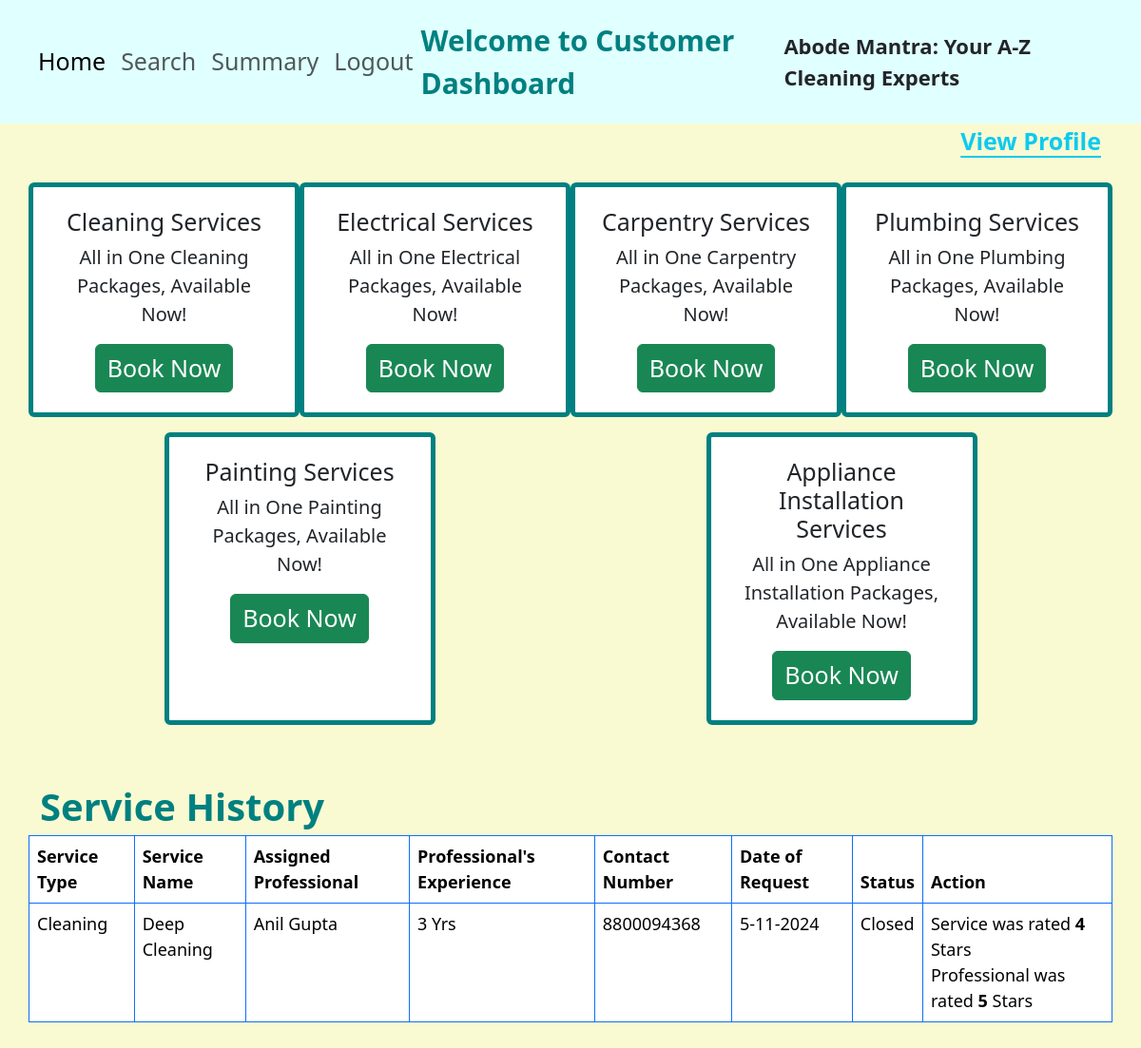
/customer/home/1, run on the app's committed database.
### application/models.py (models this page shows)
class Service(db.Model):
    __tablename__="service"
    service_id=db.Column(db.Integer, primary_key=True, autoincrement=True)
    service_type=db.Column(db.String(), nullable=False)
    service_name=db.Column(db.String(), nullable=False, unique=True)
    service_price=db.Column(db.Integer, nullable=False)
    service_duration=db.Column(db.Integer, nullable=False)
    service_desc=db.Column(db.String())
    service_req=db.Relationship('ServiceRequest',backref='sr',cascade='delete')

class Professional(db.Model):
    __tablename__="professional"
    pro_id=db.Column(db.Integer, primary_key=True, autoincrement=True)
    pro_name=db.Column(db.String(), nullable=False)
    pro_contact_no=db.Column(db.Integer)
    pro_email=db.Column(db.String(), nullable=False, unique=True)
    pro_password=db.Column(db.String(), nullable=False)
    pro_service_type=db.Column(db.String(), nullable=False)
    pro_exp=db.Column(db.Integer, nullable=False)
    pro_pincode=db.Column(db.Integer, nullable=False)
    pro_status=db.Column(db.String())
    serv_req_pro=db.Relationship('ServiceRequest',backref='srp')

class ServiceRequest(db.Model):
    __tablename__="servicerequest"
    sr_id=db.Column(db.Integer, primary_key=True, autoincrement=True)
    service_id=db.Column(db.Integer, db.ForeignKey('service.service_id'))
    customer_id=db.Column(db.Integer, db.ForeignKey('customer.customer_id'))
    pro_id=db.Column(db.Integer, db.ForeignKey('professional.pro_id'))
    date_of_req=db.Column(db.String(), nullable=False)
    date_of_comp=db.Column(db.String())
    service_status=db.Column(db.String(), nullable=False)
    service_remarks=db.Column(db.String())
    service_rating=db.Column(db.Integer)
    pro_rating=db.Column(db.Integer)

### application/controllers.py (the view)
@app.route('/customer/home/<int:customer_id>',methods=["GET","POST"])
def customer_home(customer_id):
    if request.method=="GET":
        service_type=[]
        serv_hist_list=[]
        service=Service.query.all()
        for x in service:
            if x.service_type not in service_type:
                service_type.append(x.service_type)
        customer_data=Customer.query.filter(Customer.customer_id==customer_id).first()
        c_stat=customer_data.customer_status
        service_history=ServiceRequest.query.filter(ServiceRequest.customer_id==customer_id).all()
        for x in service_history:
            if x.srp is None:
                serv_hist_list.append([x.sr_id,x.sr.service_type,x.sr.service_name,None,None,None,x.date_of_req,x.service_status,x.service_rating,x.pro_rating])
            else:
                serv_hist_list.append([x.sr_id,x.sr.service_type,x.sr.service_name,x.srp.pro_name,x.srp.pro_exp,x.srp.pro_contact_no,x.date_of_req,x.service_status,x.service_rating,x.pro_rating])
        return render_template('home_customer.html',c_id=customer_id,c_data=customer_data,s_data=service_type,serv_hist=serv_hist_list,status=c_stat)

### templates/home_customer.html (shortened to what this page needs)
<!DOCTYPE html>
<html lang="en">
<head>
  <link rel="stylesheet" href="/static/bootstrap/css/bootstrap.min.css">
</head>
<body style="background-color:lightgoldenrodyellow">
  <nav class="navbar navbar-expand-lg col-md-12" style="background-color:lightcyan; font-size: 25px; padding: 20px;">
    <div class="container-fluid">
      <ul class="navbar-nav">
        <li class="nav-item">
          <a class="nav-link active" href="{{url_for('customer_home',customer_id=c_id)}}">Home</a>
        </li>
        {% if status=='Active' %}
          <li class="nav-item">
            <a class="nav-link" href="/customer/search/{{c_id}}">Search</a>
        {% else %}
          <li class="nav-item">
            <a class="nav-link disabled" aria-disabled="true"  href="/customer/search/{{c_id}}">Search</a>
        {% endif %}
        </li>
        {% if status=='Active' %}
        <li class="nav-item">
          <a class="nav-link" href="{{ url_for('customer_summary',customer_id=c_id)}}">Summary</a>
        {% else %}
        <li class="nav-item">
          <a class="nav-link disabled" href="{{ url_for('customer_summary',customer_id=c_id)}}">Summary</a>
        {% endif %}
        </li>
        <li class="nav-item">
          <a class="nav-link" href="/">Logout</a>
        </li>
      </ul>
      <p class="mb-0" style="color:teal; font-size:30px; font-weight:bold;">Welcome to Customer Dashboard</p>
      <p class="mb-0" style="font-size:22px; font-weight:bold;">Abode Mantra: Your A-Z Cleaning Experts</p>
    </div>
  </nav>
  <div class="container">
    <div class="row">
      {% if status=='Active' %}
        <p class="text-end"><a href="/customer/profile/{{c_data.customer_id}}"
            class="link-info link-offset-2 link-underline-opacity-100 link-underline-opacity-100-hover"
            style="font-size:25px; font-weight: bold;">View Profile</a></p>
      {% else %}
        <p class="text-end"><a href="{{url_for('customer_home',customer_id=c_id)}}"
          class="link-danger link-offset-2 link-underline-opacity-100 link-underline-opacity-100-hover"
          style="font-size:25px; font-weight: bold;">View Profile</a></p>
      {% endif %}
    </div>
    <div class="row">
      {% if status=='Active'%}
        {% for x in s_data %}
          <div class="card w-25 my-2 text-center" style="padding:5px; margin:auto; border: 5px solid teal;">
            <div class="card-body">
              <h5 class="card-title">{{x}} Services</h5>
              <p class="card-text">All in One {{x}} Packages, Available Now!</p>
              <a href="/customer/{{c_id}}/book/{{x}}"><button class="btn btn-success card-link">Book Now</button></a>
            </div>
          </div>
        {% endfor %}
      {% else %}
        <p class="display-3 text-center"> You have been Blocked by Admin </p>
        <p class="display-5 text-center">Contact Admin at kavish2k@gmail.com</p>
      {% endif %}
    </div>
    {% if status =='Active'%}
      <div class="row my-5">
        <p class="mb-0" style="color:teal; font-size:40px; font-weight:bold;">Service History</p>
        <table class="table table-hover table-bordered border-primary">
          <thead>
            <th>Service Type</th>
            <th>Service Name</th>
            <th>Assigned Professional</th>
            <th>Professional's Experience</th>
            <th>Contact Number</th>
            <th>Date of Request</th>
            <th>Status</th>
            <th>Action</th>
          </thead>
          {% for y in serv_hist %}
            <tr>
              <td>{{y[1]}}</td>
              <td>{{y[2]}}</td>
              <td>{{y[3]}}</td>
              {% if y[4]==None %}
                <td>{{y[4]}}</td>
              {% else %}
                <td>{{y[4]}} Yrs</td>
              {% endif %}
              <td>{{y[5]}}</td>
              <td>{{y[6]}}</td>
              {% if y[7]=='Closed' %}
                <td>Closed</td>
                <td>
                Service was rated <strong>{{y[8]}}</strong> Stars<br>
                Professional was rated <strong>{{y[9]}}</strong> Stars
                </td>
              {% elif y[7]=='Cancelled' %}
                <td>Cancelled</td>
                <td>Cancelled by Customer/Admin</td>
              {%endif%}
            </tr>
            {% endfor %}
        </table>
      </div>
    {% endif %}
  </div>
</body>
</html>

### templates/home_customer.html (style rules this page uses)
.card-link { font-size: 25px; }
.card-title { font-size: 25px; }
.card-text { font-size: 20px; }
table { font-size: 18px; }

### data on the page
Service: service_type "Cleaning"
Service: service_type "Electrical"
Service: service_type "Carpentry"
Service: service_type "Plumbing"
Service: service_type "Painting"
Service: service_type "Appliance Installation"
Service: service_type "Cleaning", service_name "Deep Cleaning"
Professional: pro_name "Anil Gupta", pro_contact_no "8800094368"
ServiceRequest: date_of_req "5-11-2024"

### other printed values
{{ y[4] }} "3"
{{ y[8] }} "4"
{{ y[9] }} "5"
